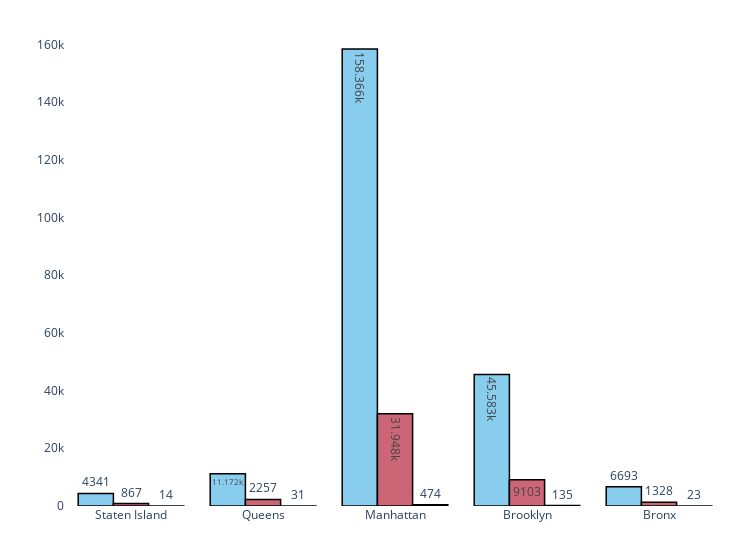

Notebook code for this chart:
### Code cell
fig = px.bar(bor_funnel, 
             x="borough", y="users", 
             color="stage", 
             color_discrete_sequence=px.colors.qualitative.Safe,   
             barmode='group', 
             text_auto=True)
fig.update_layout(
    width=750,
    showlegend=False,
    plot_bgcolor='white',
    margin=dict(l=25, r=25, t=25, b=25)    
)
fig.update_xaxes(title_text=' ')  # Update x-axis title
fig.update_yaxes(title_text=' ')  # Update y-axis title
fig.update_traces(marker_line_color='black',  # Set border color
                  marker_line_width=1.5)  
fig.show()

### Figure 1 — Plotly figure (JSON) as saved in the notebook; plotly's stock layout.template omitted (floating-point values rounded to 4 significant figures)
{"data": [{"alignmentgroup": "True", "hovertemplate": "stage=open<br>borough=%{x}<br>users=%{y}<extra></extra>", "legendgroup": "open", "marker": {"color": "rgb(136, 204, 238)", "line": {"color": "black", "width": 1.5}, "pattern": {"shape": ""}}, "name": "open", "offsetgroup": "open", "orientation": "v", "showlegend": true, "textposition": "auto", "texttemplate": "%{y}", "type": "bar", "x": ["Staten Island", "Queens", "Manhattan", "Brooklyn", "Bronx"], "xaxis": "x", "y": [4341, 11172, 158366, 45583, 6693], "yaxis": "y"}, {"alignmentgroup": "True", "hovertemplate": "stage=search<br>borough=%{x}<br>users=%{y}<extra></extra>", "legendgroup": "search", "marker": {"color": "rgb(204, 102, 119)", "line": {"color": "black", "width": 1.5}, "pattern": {"shape": ""}}, "name": "search", "offsetgroup": "search", "orientation": "v", "showlegend": true, "textposition": "auto", "texttemplate": "%{y}", "type": "bar", "x": ["Staten Island", "Queens", "Manhattan", "Brooklyn", "Bronx"], "xaxis": "x", "y": [867, 2257, 31948, 9103, 1328], "yaxis": "y"}, {"alignmentgroup": "True", "hovertemplate": "stage=begin_ride<br>borough=%{x}<br>users=%{y}<extra></extra>", "legendgroup": "begin_ride", "marker": {"color": "rgb(221, 204, 119)", "line": {"color": "black", "width": 1.5}, "pattern": {"shape": ""}}, "name": "begin_ride", "offsetgroup": "begin_ride", "orientation": "v", "showlegend": true, "textposition": "auto", "texttemplate": "%{y}", "type": "bar", "x": ["Staten Island", "Queens", "Manhattan", "Brooklyn", "Bronx"], "xaxis": "x", "y": [14, 31, 474, 135, 23], "yaxis": "y"}], "layout": {"barmode": "group", "legend": {"title": {"text": "stage"}, "tracegroupgap": 0}, "margin": {"b": 25, "l": 25, "r": 25, "t": 25}, "plot_bgcolor": "white", "showlegend": false, "width": 750, "xaxis": {"anchor": "y", "domain": [0, 1], "title": {"text": " "}}, "yaxis": {"anchor": "x", "domain": [0, 1], "title": {"text": " "}}}}
